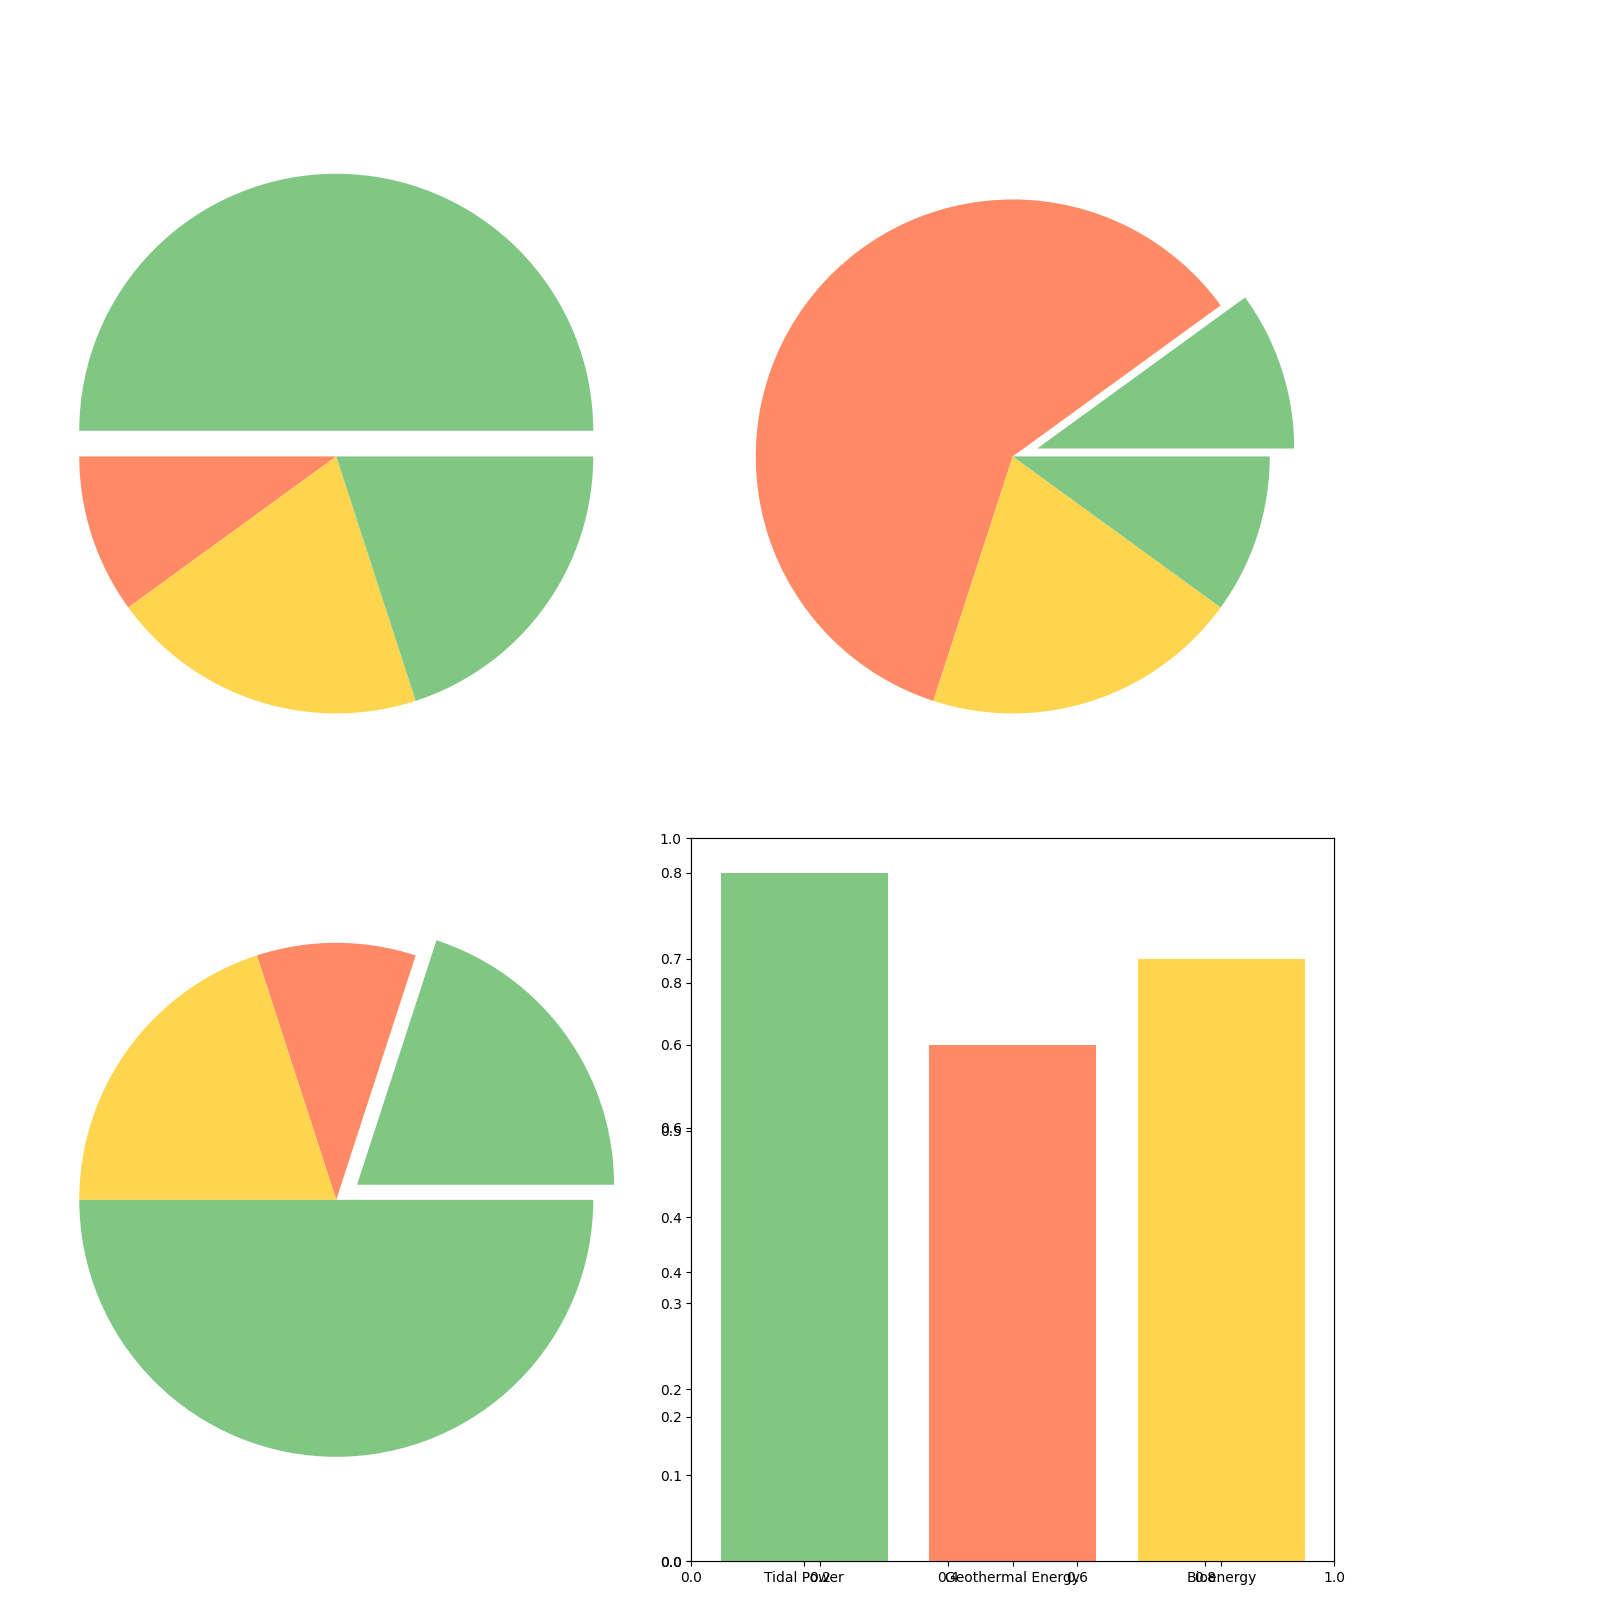

Write Python code to recreate this figure.
import matplotlib.pyplot as plt
import numpy as np

sectors = ['Tidal Power', 'Geothermal Energy', 'Bioenergy']
power_sources = ['Tidal Generators', 'Hydrothermal Vents', 'Hydrogen Cells', 'Biomass']

energy_data = [
    [50, 10, 20, 20],
    [10, 60, 20, 10],
    [20, 10, 20, 50]
]

efficiency_ratios = [0.8, 0.6, 0.7]

colors = ['#81C784', '#FF8A65', '#FFD54F']

fig, ax = plt.subplots(2, 2, figsize=(16,16))
plt.subplots_adjust(top=0.85)

explode = (0.1, 0, 0, 0)

for i in range(len(sectors)):
    ax.flatten()[i].pie(
        energy_data[i],
        colors=colors,
        explode=explode
    )

ax_eff = fig.add_subplot(224)
ax_eff.bar(sectors, efficiency_ratios, color=colors)

plt.tight_layout(rect=[0, 0, 0.85, 0.95])
plt.show()
